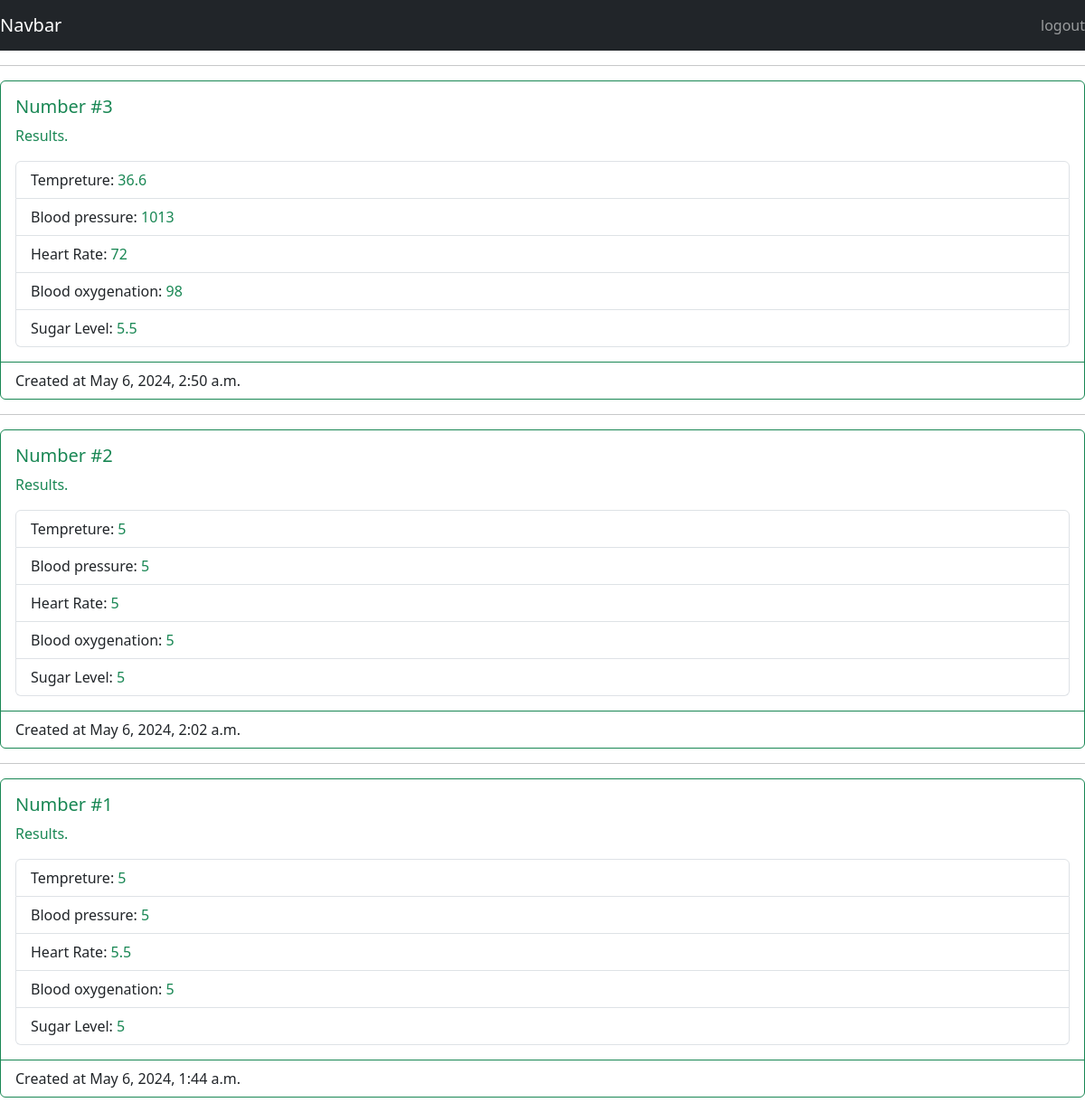
Page /result/ (signed in) on the committed database.
### medical/models.py (models this page shows, shortened)
class result(models.Model):
    created_at = models.DateTimeField(null=True, blank=True)
    temp = models.CharField(max_length=64)
    press = models.CharField(max_length=64)
    h_rate = models.CharField(max_length=64)
    b_oxy = models.CharField(max_length=64)
    Sugar = models.CharField(max_length=64)

### medical/views.py (the view)
# urls.py: path("result/", views.all_results, name="all_results"),
@login_required(login_url="/login/")
def all_results(request):
    if request.method == "GET":
        all_result = result.objects.all().order_by("-created_at")
        return render(request, "medical/all_result.html",{"results": all_result})

### medical/templates/medical/all_result.html
{% extends "medical/layout.html" %}
{% block body %}
{% for result in results %}
    <hr>
    <div class="card border-success mb-3">
        <div class="card-body text-success">
        <h5 class="card-title">Number #{{result.id}}</h5>
        <p class="card-text">Results.</p>
        <ul class="list-group">
            <li class="list-group-item">Tempreture: <span class="list_span">{{result.temp}}</span></li>
            <li class="list-group-item">Blood pressure: <span class="list_span">{{result.press}}</span></li>
            <li class="list-group-item">Heart Rate: <span class="list_span">{{result.h_rate}}</span></li>
            <li class="list-group-item">Blood oxygenation: <span class="list_span">{{result.b_oxy}}</span></li>
            <li class="list-group-item">Sugar Level: <span class="list_span">{{result.Sugar}}</span></li>
        </ul>
        </div>
        <div class="card-footer bg-transparent border-success">Created at {{result.created_at}}</div>
    </div>
{% endfor %}
{% endblock %}

### medical/static/medical/style.css (style rules this page uses)
.list_span { color:rgb(25, 135, 84); }

### rows in the picture
result: id "3", temp "36.6", press "1013", h_rate "72", b_oxy "98", Sugar "5.5", created_at "May 6, 2024, 2:50 a.m."
result: id "2", temp "5", press "5", h_rate "5", b_oxy "5", Sugar "5", created_at "May 6, 2024, 2:02 a.m."
result: id "1", temp "5", press "5", h_rate "5.5", b_oxy "5", Sugar "5", created_at "May 6, 2024, 1:44 a.m."
